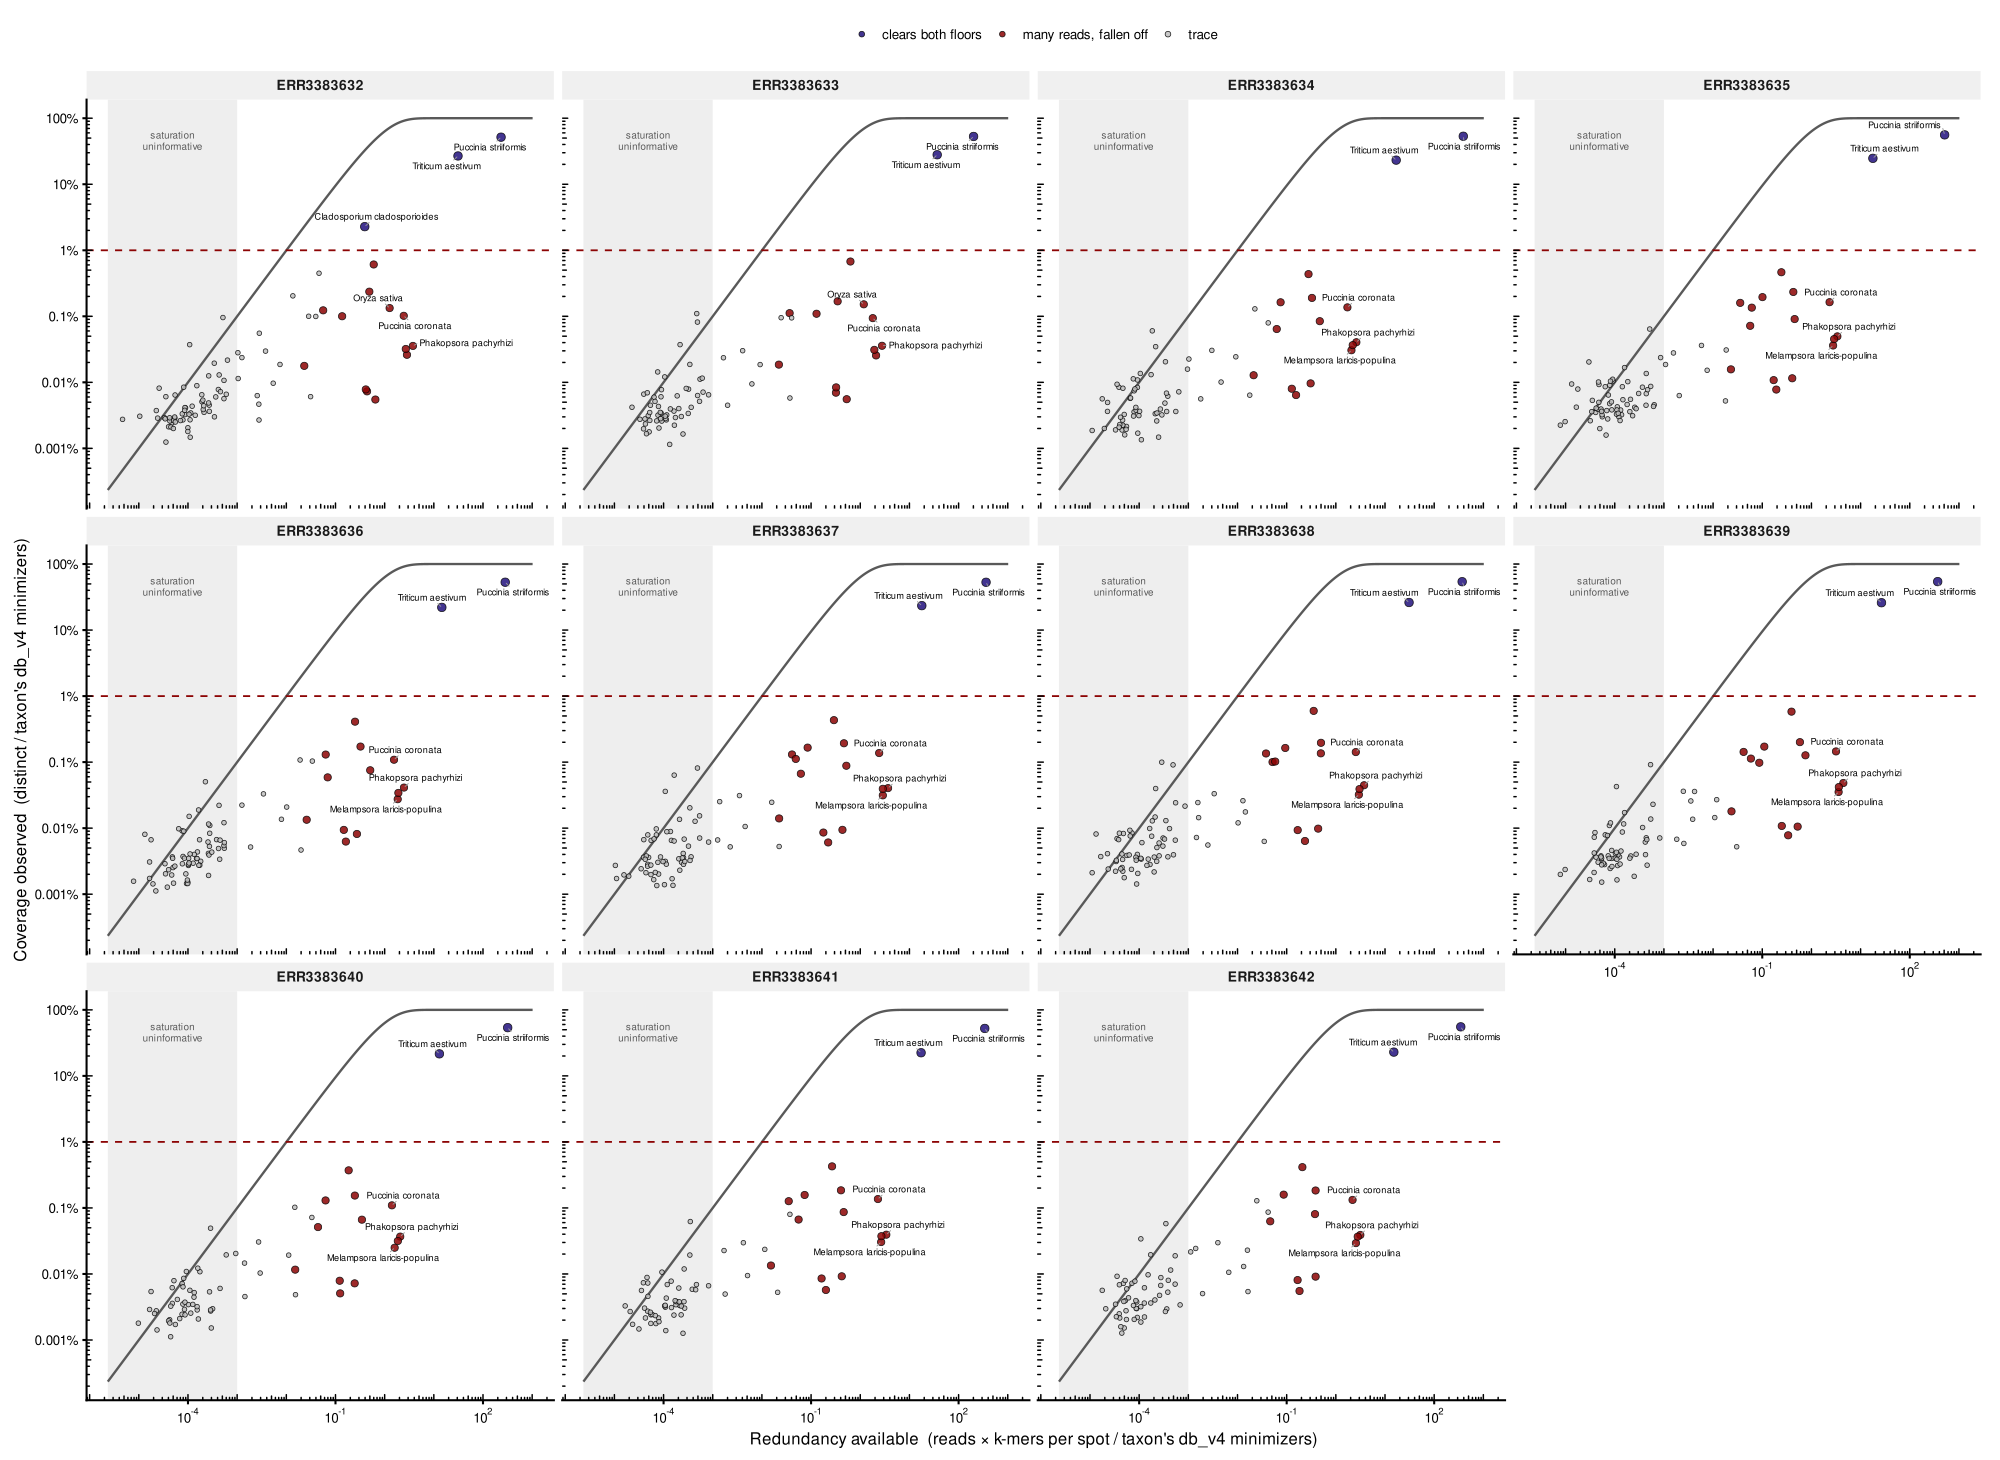

The R source for this figure:
#!/usr/bin/env Rscript
# saturation_cloud.R — one panel per SAMPLE: which of its calls behave like a real organism.
#
# The 03_kraken charts did this per SPECIES, faceted by host, and read the signal off an
# accumulation line. That works there because every point in a panel is the same taxon and so
# shares one ceiling. Per sample it cannot, because every point is a different taxon.
#
# Normalising both axes by the taxon's own db_v4 total makes the null UNIVERSAL:
#     x = reads * kmers_per_spot / M     redundancy available
#     y = distinct / M                   coverage observed
#     null: y = 1 - exp(-x)              one curve, every taxon, any genome size
# so a 2.9 Mb Colletotrichum and a 33 Mb wheat sit on the same scale and the same curve.
#
#   Rscript 02_classify/report/figures/saturation_cloud/saturation_cloud.R

suppressPackageStartupMessages({ library(ggplot2); library(scales) })

HERE <- "02_classify/report/figures/saturation_cloud"
d <- read.delim(file.path(HERE, "saturation_cloud.tsv"), stringsAsFactors = FALSE)
d <- d[is.finite(d$redundancy) & is.finite(d$coverage) & d$coverage > 0, ]

COV_FLOOR <- 0.01

# SATURATION CANNOT DISCRIMINATE AT LOW REDUNDANCY, and the figure has to say so. For small x,
# 1 - exp(-x) ~= x, so coverage ~= redundancy MECHANICALLY: every k-mer a read carries is new,
# whether the taxon is real or a handful of cross-mapped loci. Measured on this data the median
# saturation falls 0.67 -> 0.23 -> 0.053 -> 0.019 -> 0.002 across redundancy decades, which is
# the mechanism and not biology. 70% of taxa sit below 1e-3 and are unjudgeable.
#
# That is not a flaw so much as a boundary: the taxa needing adjudication are precisely the
# high-read ones (Oryza at 99,509 reads), and a taxon with too few reads to be judged also has
# too few to clear the coverage floor. The shaded band marks where the statistic is silent.
DISCRIM_X <- 1e-3

# The null, drawn over the full x range rather than fitted. exp() underflows above ~700, which
# is well inside the range a dominant organism reaches, so x is clamped for the curve only.
xs <- 10^seq(log10(min(d$redundancy[d$redundancy > 0])) - 0.3,
             log10(max(d$redundancy)) + 0.3, length.out = 400)
null <- data.frame(x = xs, y = 1 - exp(-pmin(700, xs)))

d$state <- ifelse(d$clears == "yes", "clears both floors",
                  ifelse(d$reads >= 1000, "many reads, fallen off", "trace"))
d$state <- factor(d$state, levels = c("clears both floors", "many reads, fallen off", "trace"))

# Label only what a reader needs to find: the calls that clear, plus the worst offenders.
lab <- do.call(rbind, lapply(split(d, d$run), function(x) {
  keep <- x[x$clears == "yes", ]
  fallen <- x[x$state == "many reads, fallen off", ]
  if (nrow(fallen)) keep <- rbind(keep, fallen[order(-fallen$reads), ][1:min(3, nrow(fallen)), ])
  keep
}))

p <- ggplot(d, aes(redundancy, coverage)) +
  annotate("rect", xmin = min(xs), xmax = DISCRIM_X, ymin = 0, ymax = Inf,
           fill = "grey88", alpha = 0.55) +
  annotate("text", x = sqrt(min(xs) * DISCRIM_X), y = 0.45, label = "saturation\nuninformative",
           size = 2.5, colour = "grey35", lineheight = 0.95) +
  geom_line(data = null, aes(x, y), inherit.aes = FALSE,
            colour = "grey35", linewidth = 0.8) +
  geom_hline(yintercept = COV_FLOOR, linetype = "dashed",
             linewidth = 0.6, colour = "#8c0404") +
  geom_point(aes(fill = state, size = state), shape = 21, stroke = 0.4,
             colour = "black", alpha = 0.85) +
  ggrepel::geom_text_repel(data = lab, aes(label = species), size = 2.3, seed = 1,
                           max.overlaps = 14, min.segment.length = 0,
                           segment.colour = "grey60", segment.size = 0.3) +
  facet_wrap(~ run, ncol = 4) +
  scale_fill_manual(values = c("clears both floors" = "#22127e",
                               "many reads, fallen off" = "#8c0404",
                               "trace" = "grey75"), name = NULL) +
  scale_size_manual(values = c("clears both floors" = 2.6,
                               "many reads, fallen off" = 2.2,
                               "trace" = 1.3), guide = "none") +
  scale_x_log10(labels = trans_format("log10", math_format(10^.x))) +
  # Explicit decade breaks: percent_format(accuracy = 0.001) rendered every label with three
  # decimals, so the dominant organism read "100.000%".
  scale_y_log10(breaks = 10^(-5:0),
                labels = c("0.001%", "0.01%", "0.1%", "1%", "10%", "100%")) +
  annotation_logticks(sides = "bl", size = 0.3,
                      short = unit(2, "pt"), mid = unit(3, "pt"), long = unit(4, "pt")) +
  labs(x = "Redundancy available  (reads × k-mers per spot / taxon's db_v4 minimizers)",
       y = "Coverage observed  (distinct / taxon's db_v4 minimizers)") +
  theme_classic(base_size = 12) +
  theme(panel.background = element_rect(fill = "white", colour = NA),
        plot.background  = element_rect(fill = "white", colour = NA),
        panel.grid       = element_blank(),
        axis.line        = element_line(colour = "black", linewidth = 0.7),
        axis.ticks       = element_line(colour = "black", linewidth = 0.7),
        axis.text        = element_text(colour = "black"),
        strip.background = element_rect(fill = "grey94", colour = NA),
        strip.text       = element_text(face = "bold", size = 10),
        legend.position  = "top",
        plot.margin      = margin(10, 14, 8, 10))

n <- length(unique(d$run))
ncol <- min(4, n); nrow <- ceiling(n / ncol)
ragg::agg_png(file.path(HERE, "saturation_cloud.png"),
              width = 1150 * ncol, height = 1050 * nrow + 180, res = 230, background = "white")
print(p); invisible(dev.off())
cairo_pdf(file.path(HERE, "saturation_cloud.pdf"),
          width = 5 * ncol, height = 4.6 * nrow + 0.8)
print(p); invisible(dev.off())
cat("wrote saturation_cloud.{png,pdf} for", n, "runs\n")
